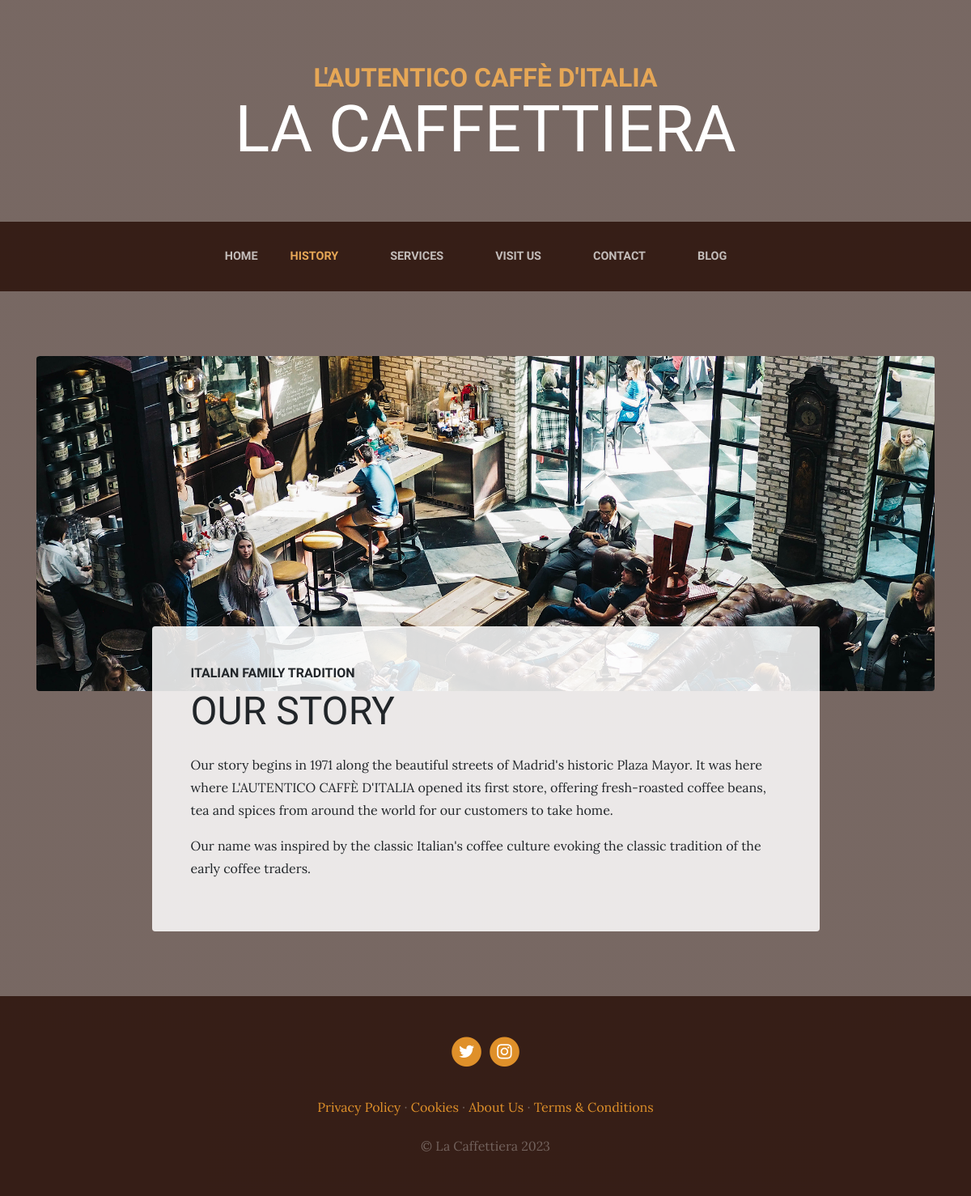
The page /about/ on the database its author committed.
### pages/models.py (models this page shows, shortened)
class Page(models.Model):
    title = models.CharField(max_length=100, verbose_name="Title")
    content = fields.RichTextField(verbose_name="Content", )
    order = models.SmallIntegerField(verbose_name="Order", default=0)
    created = models.DateTimeField(auto_now_add=True, verbose_name="Created Date")
    updated = models.DateTimeField(auto_now=True, verbose_name="Modified Date")
    class Meta:
        verbose_name = "Page"
        verbose_name_plural = "Pages"
        ordering = ["order", "title"]

### core/views.py (the view)
# urls.py: path('about/', views.about, name = "about"),
def about(request):
    return render(request, "core/about.html")

### pages/templatetags/footer.py (called while the page is built)
@register.simple_tag
def get_page_list():
    pages = Page.objects.all()
    return pages

### social/processors.py (called while the page is built)
def context_dic(request):
    dic = {}
    links = Link.objects.all()
    for link in links:
        dic[link.key] = link.url
    return dic

### core/templates/core/about.html (shortened to what this page needs)
{% extends 'core/base.html' %}
{% load static %}
{% block section %}
  <section class="page-section about-heading">
    <div class="container">
      <img class="img-fluid rounded about-heading-img mb-3 mb-lg-0" src="{% static 'core/img/about.jpg' %}" alt="">
      <div class="about-heading-content">
        <div class="row">
          <div class="col-xl-9 col-lg-10 mx-auto">
            <div class="bg-faded rounded p-5">
              <h2 class="section-heading mb-4">
                <span class="section-heading-upper">Italian Family Tradition</span>
                <span class="section-heading-lower">Our Story</span>
              </h2>
              <p>Our story begins in 1971 along the beautiful streets of Madrid's historic Plaza Mayor. It was here where L'AUTENTICO CAFFÈ D'ITALIA opened its first store, offering fresh-roasted coffee beans, tea and spices from around the world for our customers to take home.</p>
              <p>Our name was inspired by the classic Italian's coffee culture evoking the classic tradition of the early coffee traders. </p>
            </div>
          </div>
        </div>
      </div>
    </div>
  </section>
  {% endblock %}

### core/templates/core/base.html (shortened to what this page needs)
<!DOCTYPE html>
<html lang="es">
  <head>
    {% load static %}
    <link href="{% static 'core/vendor/bootstrap/css/bootstrap.min.css' %}" rel="stylesheet">
    <link href="{% static 'core/vendor/font-awesome/css/font-awesome.min.css' %}" rel="stylesheet" type="text/css">
    <link href="{% static 'core/css/business-casual.css' %}" rel="stylesheet">
  </head>
  <body>
    <h1 class="site-heading text-center text-white d-none d-lg-block">
      <span class="site-heading-upper text-primary mb-3">L'autentico caffè d'italia</span>
      <span class="site-heading-lower">La Caffettiera</span>
    </h1>
    <nav class="navbar navbar-expand-lg navbar-dark py-lg-4" id="mainNav">
      <div class="container">
        <div class="collapse navbar-collapse" id="navbarResponsive">
          <ul class="navbar-nav mx-auto">
            <li class="nav-item {% if request.path == '/' %} active {% endif %} x-lg-4">
              <a class="nav-link text-uppercase text-expanded" href="{% url 'home' %}">Home</a>
            </li>
            <li class="nav-item {% if request.path == '/about/' %} active {% endif %} px-lg-4">
              <a class="nav-link text-uppercase text-expanded" href="{% url 'about' %}">History</a>
            </li>
            <li class="nav-item {% if request.path == '/services/' %} active {% endif %} px-lg-4">
              <a class="nav-link text-uppercase text-expanded" href="{% url 'services' %}">Services</a>
            </li>
            <li class="nav-item {% if request.path == '/store/' %} active {% endif %} px-lg-4">
              <a class="nav-link text-uppercase text-expanded" href="{% url 'store' %}">Visit Us</a>
            </li>
            <li class="nav-item {% if request.path == '/contact/' %} active {% endif %} px-lg-4">
              <a class="nav-link text-uppercase text-expanded" href="{% url 'contact' %}">Contact</a>
            </li>
            <li class="nav-item px-lg-4 {% if request.path == '/blog/' %}active{% endif %}">
              <a class="nav-link text-uppercase text-expanded" href="{% url 'blog' %}">Blog</a>
            </li>
          </ul>
        </div>
      </div>
    </nav>
    {% block section %} {% endblock %}
    <footer class="footer text-faded text-center py-5">
      <div class="container">
        <p class="m-0">
            {% if LINK_TWITTER %}
              <a href="{{LINK_TWITTER}}" class="link">
                <span class="fa-stack fa-lg">
                  <i class="fa fa-circle fa-stack-2x"></i>
                  <i class="fa fa-twitter fa-stack-1x fa-inverse"></i>
                </span>
              </a>
            {% endif %}
            {% if LINK_INSTAGRAM %}
              <a href="{{LINK_INSTAGRAM}}" class="link">
                <span class="fa-stack fa-lg">
                  <i class="fa fa-circle fa-stack-2x"></i>
                  <i class="fa fa-instagram fa-stack-1x fa-inverse"></i>
                </span>
              </a>
            {% endif %}
        </p>
        <p class="m-0 mbt">
          {% load footer %}
          {% get_page_list as page_list %}
          {% for page in page_list %}
            <a href="{% url 'page' page.id page.title|slugify %}" class="link">{{page.title}}</a> {% if not forloop.last %}·{% endif %}
          {% endfor %}
        </p>
        <p class="m-0 mbt1">&copy; La Caffettiera 2023</p>
      </div>
    </footer>
  </body>
</html>

### core/static/core/css/business-casual.css (style rules this page uses)
body { font-family: 'Lora'; background: linear-gradient(rgba(47, 23, 15, 0.65), rgba(47, 23, 15, 0.65)), url("../img/bg.jpg"); background-attachment: fixed; background-position: center; background-size: cover; }
h1, h2, h3, h4, h5, h6 { font-family: 'Raleway'; }
p { line-height: 1.75; }
.text-faded { color: rgba(255, 255, 255, 0.3); }
.site-heading { margin-top: 5rem; margin-bottom: 5rem; text-transform: uppercase; line-height: 1; font-family: 'Raleway'; }
.site-heading .site-heading-upper { display: block; font-size: 2rem; font-weight: 800; }
.site-heading .site-heading-lower { font-size: 5rem; font-weight: 100; line-height: 4rem; }
.page-section { margin-top: 5rem; margin-bottom: 5rem; }
.section-heading { text-transform: uppercase; }
.section-heading .section-heading-upper { display: block; font-size: 1rem; font-weight: 800; padding-bottom:.5rem; }
.section-heading .section-heading-lower { display: block; font-size: 3rem; font-weight: 100; }
.bg-faded { background-color: rgba(255, 255, 255, 0.85); }
#mainNav { background-color: rgba(47, 23, 15, 0.9); font-family: 'Raleway'; }
#mainNav .navbar-nav .nav-item .nav-link { color: rgba(255, 255, 255, 0.7); font-weight: 800; }
#mainNav .navbar-nav .nav-item.active .nav-link { color: #e6a756; }
@media (min-width: 992px) { #mainNav .navbar-nav .nav-item .nav-link { font-size: 0.9rem; } }
@media (min-width: 992px) { .about-heading .about-heading-img { position: relative; z-index: 0; } }
@media (min-width: 992px) { .about-heading .about-heading-content { margin-top: -5rem; position: relative; z-index: 1; } }
.footer { background-color: rgba(47, 23, 15, 0.9); }
.text-primary { color: #e6a756 !important; }
.mbt { padding-top: 2rem; }
.mbt1 { padding-top: 1.25rem; }
a.link { color: #df902a; }

### rows shown on the page
Page: title "Privacy Policy"
Page: title "Cookies"
Page: title "About Us"
Page: title "Terms & Conditions"
